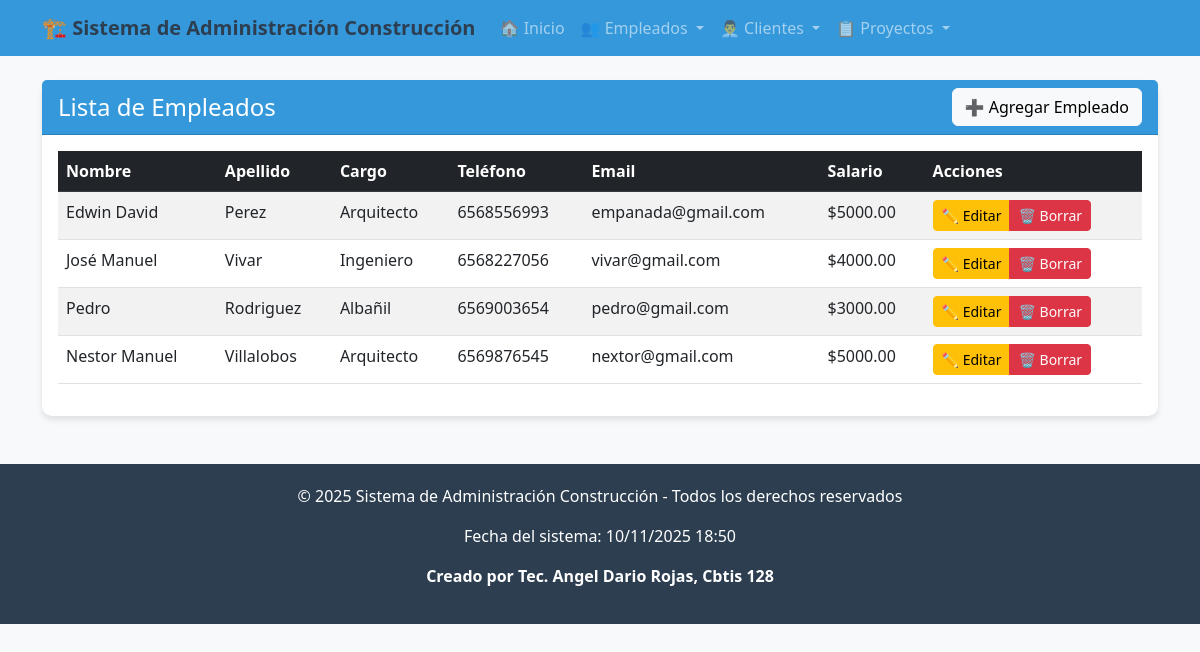
Screenshot of /empleado/ver_empleado/ with the database file from the repository.
### app_Construccion/models.py (models this page shows, shortened)
class Empleado(models.Model):
    nombre = models.CharField(max_length=100)
    apellido = models.CharField(max_length=100)
    cargo = models.CharField(max_length=100)
    telefono = models.CharField(max_length=20)
    email = models.EmailField(unique=True)
    fecha_contratacion = models.DateField()
    salario = models.DecimalField(max_digits=10, decimal_places=2)

### app_Construccion/views.py (the view)
# urls.py: path('empleado/ver_empleado/', views.ver_empleados, name='ver_empleados'),
def ver_empleados(request):
    empleados = Empleado.objects.all()
    return render(request, 'empleado/ver_empleado.html', {'empleados': empleados})

### app_Construccion/templates/empleado/ver_empleado.html
{% extends 'base.html' %}
{% block content %}
<div class="card">
    <div class="card-header bg-primary text-white d-flex justify-content-between align-items-center">
        <h4 class="mb-0">Lista de Empleados</h4>
        <a href="{% url 'agregar_empleado' %}" class="btn btn-light">➕ Agregar Empleado</a>
    </div>
    <div class="card-body">
        {% if empleados %}
        <div class="table-responsive">
            <table class="table table-striped table-hover">
                <thead class="table-dark">
                    <tr>
                        <th>Nombre</th>
                        <th>Apellido</th>
                        <th>Cargo</th>
                        <th>Teléfono</th>
                        <th>Email</th>
                        <th>Salario</th>
                        <th>Acciones</th>
                    </tr>
                </thead>
                <tbody>
                    {% for empleado in empleados %}
                    <tr>
                        <td>{{ empleado.nombre }}</td>
                        <td>{{ empleado.apellido }}</td>
                        <td>{{ empleado.cargo }}</td>
                        <td>{{ empleado.telefono }}</td>
                        <td>{{ empleado.email }}</td>
                        <td>${{ empleado.salario }}</td>
                        <td>
                            <div class="btn-group" role="group">
                                <a href="{% url 'actualizar_empleado' empleado.id %}" class="btn btn-warning btn-sm">✏️ Editar</a>
                                <a href="{% url 'borrar_empleado' empleado.id %}" class="btn btn-danger btn-sm">🗑️ Borrar</a>
                            </div>
                        </td>
                    </tr>
                    {% endfor %}
                </tbody>
            </table>
        </div>
        {% else %}
        <div class="alert alert-info text-center">
            <h5>No hay empleados registrados</h5>
            <p>Comienza agregando el primer empleado al sistema.</p>
            <a href="{% url 'agregar_empleado' %}" class="btn btn-primary">Agregar Primer Empleado</a>
        </div>
        {% endif %}
    </div>
</div>
{% endblock %}

### app_Construccion/templates/base.html (style rules this page uses)
body { background-color: #f8f9fa; font-family: 'Segoe UI', Tahoma, Geneva, Verdana, sans-serif; }
.bg-primary { background-color: #3498db !important; }
.card { border: none; border-radius: 10px; box-shadow: 0 4px 6px rgba(0,0,0,0.1); }

### rows the page displays
Empleado: nombre "Edwin David", apellido "Perez", cargo "Arquitecto", telefono "6568556993", email "empanada@gmail.com", salario "5000.00"
Empleado: nombre "José Manuel", apellido "Vivar", cargo "Ingeniero", telefono "6568227056", email "vivar@gmail.com", salario "4000.00"
Empleado: nombre "Pedro", apellido "Rodriguez", cargo "Albañil", telefono "6569003654", email "pedro@gmail.com", salario "3000.00"
Empleado: nombre "Nestor Manuel", apellido "Villalobos", cargo "Arquitecto", telefono "6569876545", email "nextor@gmail.com", salario "5000.00"
